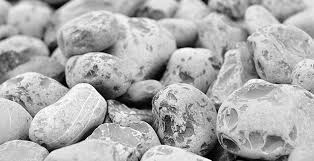
#> input picture DATA/light.jpg, 314 x 161 px, found by its file name
$ jupyter execute 'Image Gradients.ipynb'   (older library calls are emulated)
#> lines starting #> are read from the running program, lines starting #| are printed output that depends on the picture; after the words box and inside, x2 and y2 are one past the last pixel; in counts of white or black regions, pixels touching at a corner belong together
[cell 1]
import cv2
import numpy as np
import matplotlib.pyplot as plt

image = cv2.imread("light.jpg", 0)
#> image is the input picture: shape (161, 314); min 0, max 255, mean 174
plt.imshow(image, cmap="gray")

[cell 2]
laplacian = cv2.Laplacian(image, cv2.CV_64F, ksize=1)
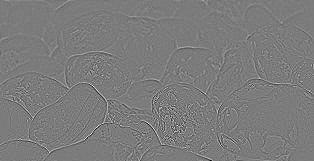
#> laplacian: shape (161, 314) float64; min -495, max 525, mean 0; drawn with min black and max white
laplacian = np.uint8(np.abs(laplacian))
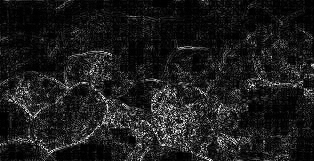
#> laplacian: shape (161, 314); min 0, max 255, mean 28
plt.imshow(laplacian, cmap="gray")

[cell 3]
sobelx = cv2.Sobel(image, cv2.CV_64F, 1, 0)
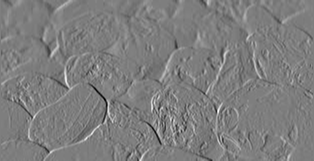
#> sobelx: shape (161, 314) float64; min -832, max 850, mean 0.5; drawn with min black and max white
sobely = cv2.Sobel(image, cv2.CV_64F, 0, 1)
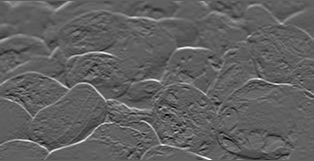
#> sobely: shape (161, 314) float64; min -608, max 986, mean -0.3; drawn with min black and max white
sobelx = np.uint8(np.absolute(sobelx))
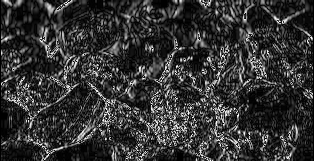
#> sobelx: shape (161, 314); min 0, max 255, mean 51.9
sobely = np.uint8(np.absolute(sobely))
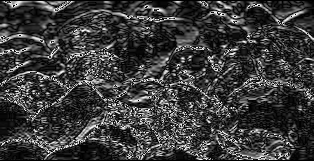
#> sobely: shape (161, 314); min 0, max 255, mean 59.2
plt.imshow(sobelx, cmap="gray")

[cell 4]
plt.imshow(sobely, cmap="gray")

[cell 5]
sobelcombine = cv2.bitwise_or(sobelx, sobely)
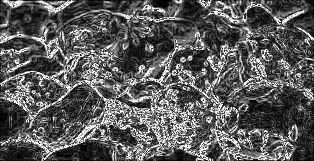
#> sobelcombine: shape (161, 314); min 0, max 255, mean 91.1
plt.imshow(sobelcombine, cmap="gray")

[cell 6]
def nothing(x):
    print(x)
canny = cv2.Canny(image, 100, 200)
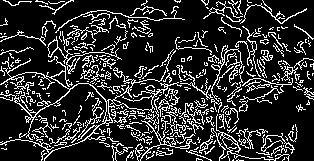
#> canny: shape (161, 314); 18.1% white in thin lines or dots
cv2.namedWindow('Canny')
#gives lesser noise in canny than laplacian and sobel
cv2.createTrackbar('T1', 'Canny', 0, 255, nothing )
cv2.createTrackbar('T2', 'Canny', 0, 255, nothing )
cv2.imshow('Canny', canny)
cv2.waitKey(0)
cv2.destroyAllWindows()
